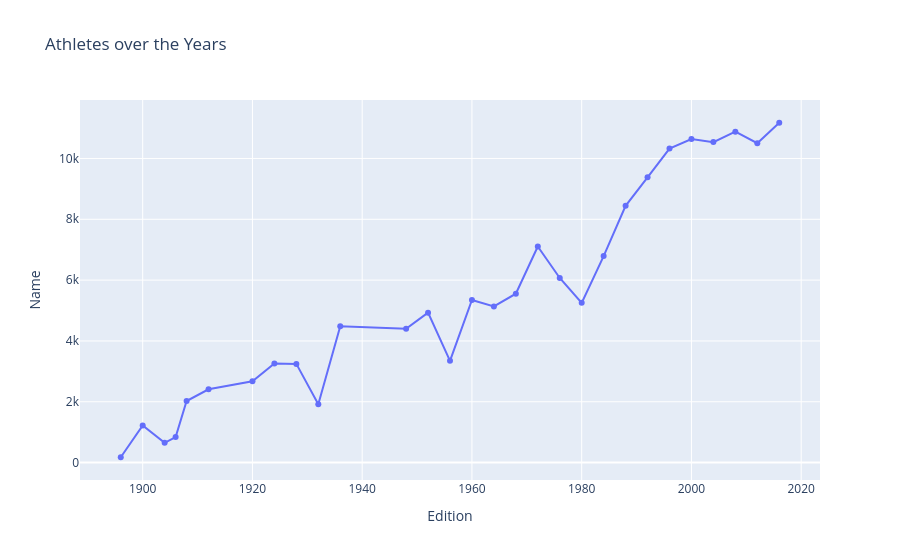

Here is the notebook cell this chart was saved with:
### Code cell
athletes_over_time = data_over_time(df, 'Name')
fig = px.line(athletes_over_time, x='Edition', y='Name',
              title='Athletes over the Years', markers=True)
fig.show()

### Figure 1 — Plotly figure (JSON) as saved in the notebook; plotly's stock layout.template omitted (floating-point values rounded to 4 significant figures)
{"data": [{"hovertemplate": "Edition=%{x}<br>Name=%{y}<extra></extra>", "legendgroup": "", "line": {"color": "#636efa", "dash": "solid"}, "marker": {"symbol": "circle"}, "mode": "lines+markers", "name": "", "orientation": "v", "showlegend": false, "type": "scatter", "x": [1896, 1900, 1904, 1906, 1908, 1912, 1920, 1924, 1928, 1932, 1936, 1948, 1952, 1956, 1960, 1964, 1968, 1972, 1976, 1980, 1984, 1988, 1992, 1996, 2000, 2004, 2008, 2012, 2016], "xaxis": "x", "y": [176, 1220, 650, 841, 2024, 2409, 2675, 3256, 3246, 1922, 4482, 4402, 4931, 3346, 5348, 5134, 5552, 7105, 6070, 5252, 6791, 8443, 9380, 10324, 10639, 10537, 10880, 10502, 11174], "yaxis": "y"}], "layout": {"legend": {"tracegroupgap": 0}, "title": {"text": "Athletes over the Years"}, "xaxis": {"anchor": "y", "domain": [0, 1], "title": {"text": "Edition"}}, "yaxis": {"anchor": "x", "domain": [0, 1], "title": {"text": "Name"}}}}
